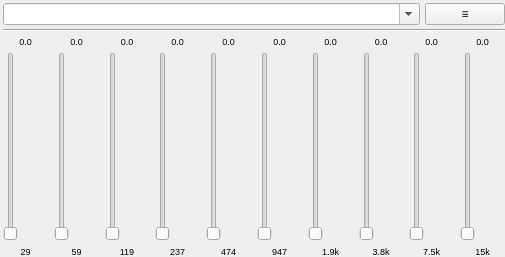
<?xml version="1.0" encoding="UTF-8"?>
<ui version="4.0">
 <class>GUI_Equalizer</class>
 <widget class="PlayerPlugin::Base" name="GUI_Equalizer">
  <property name="geometry">
   <rect>
    <x>0</x>
    <y>0</y>
    <width>505</width>
    <height>257</height>
   </rect>
  </property>
  <layout class="QGridLayout" name="gridLayout">
   <property name="leftMargin">
    <number>3</number>
   </property>
   <property name="topMargin">
    <number>3</number>
   </property>
   <property name="rightMargin">
    <number>0</number>
   </property>
   <property name="bottomMargin">
    <number>0</number>
   </property>
   <property name="verticalSpacing">
    <number>4</number>
   </property>
   <item row="2" column="6">
    <layout class="QVBoxLayout" name="verticalLayout_7">
     <property name="spacing">
      <number>5</number>
     </property>
     <item>
      <widget class="QLabel" name="label_7">
       <property name="sizePolicy">
        <sizepolicy hsizetype="MinimumExpanding" vsizetype="Preferred">
         <horstretch>0</horstretch>
         <verstretch>0</verstretch>
        </sizepolicy>
       </property>
       <property name="font">
        <font>
         <pointsize>7</pointsize>
        </font>
       </property>
       <property name="focusPolicy">
        <enum>Qt::StrongFocus</enum>
       </property>
       <property name="layoutDirection">
        <enum>Qt::LeftToRight</enum>
       </property>
       <property name="text">
        <string notr="true">0.0</string>
       </property>
       <property name="alignment">
        <set>Qt::AlignCenter</set>
       </property>
      </widget>
     </item>
     <item>
      <widget class="EqualizerSlider" name="sli_6">
       <property name="orientation">
        <enum>Qt::Vertical</enum>
       </property>
      </widget>
     </item>
     <item>
      <widget class="QLabel" name="label_17">
       <property name="sizePolicy">
        <sizepolicy hsizetype="MinimumExpanding" vsizetype="Preferred">
         <horstretch>0</horstretch>
         <verstretch>0</verstretch>
        </sizepolicy>
       </property>
       <property name="font">
        <font>
         <pointsize>7</pointsize>
        </font>
       </property>
       <property name="focusPolicy">
        <enum>Qt::StrongFocus</enum>
       </property>
       <property name="text">
        <string notr="true">1.9k</string>
       </property>
       <property name="alignment">
        <set>Qt::AlignCenter</set>
       </property>
      </widget>
     </item>
    </layout>
   </item>
   <item row="2" column="5">
    <layout class="QVBoxLayout" name="verticalLayout_6">
     <property name="spacing">
      <number>5</number>
     </property>
     <item>
      <widget class="QLabel" name="label_6">
       <property name="sizePolicy">
        <sizepolicy hsizetype="MinimumExpanding" vsizetype="Preferred">
         <horstretch>0</horstretch>
         <verstretch>0</verstretch>
        </sizepolicy>
       </property>
       <property name="font">
        <font>
         <pointsize>7</pointsize>
        </font>
       </property>
       <property name="focusPolicy">
        <enum>Qt::StrongFocus</enum>
       </property>
       <property name="layoutDirection">
        <enum>Qt::LeftToRight</enum>
       </property>
       <property name="text">
        <string notr="true">0.0</string>
       </property>
       <property name="alignment">
        <set>Qt::AlignCenter</set>
       </property>
      </widget>
     </item>
     <item>
      <widget class="EqualizerSlider" name="sli_5">
       <property name="orientation">
        <enum>Qt::Vertical</enum>
       </property>
      </widget>
     </item>
     <item>
      <widget class="QLabel" name="label_16">
       <property name="sizePolicy">
        <sizepolicy hsizetype="MinimumExpanding" vsizetype="Preferred">
         <horstretch>0</horstretch>
         <verstretch>0</verstretch>
        </sizepolicy>
       </property>
       <property name="font">
        <font>
         <pointsize>7</pointsize>
        </font>
       </property>
       <property name="focusPolicy">
        <enum>Qt::StrongFocus</enum>
       </property>
       <property name="text">
        <string notr="true">947</string>
       </property>
       <property name="alignment">
        <set>Qt::AlignCenter</set>
       </property>
      </widget>
     </item>
    </layout>
   </item>
   <item row="2" column="9">
    <layout class="QVBoxLayout" name="verticalLayout_10">
     <property name="spacing">
      <number>5</number>
     </property>
     <item>
      <widget class="QLabel" name="label_10">
       <property name="sizePolicy">
        <sizepolicy hsizetype="MinimumExpanding" vsizetype="Preferred">
         <horstretch>0</horstretch>
         <verstretch>0</verstretch>
        </sizepolicy>
       </property>
       <property name="font">
        <font>
         <pointsize>7</pointsize>
        </font>
       </property>
       <property name="focusPolicy">
        <enum>Qt::StrongFocus</enum>
       </property>
       <property name="layoutDirection">
        <enum>Qt::LeftToRight</enum>
       </property>
       <property name="text">
        <string notr="true">0.0</string>
       </property>
       <property name="alignment">
        <set>Qt::AlignCenter</set>
       </property>
      </widget>
     </item>
     <item>
      <widget class="EqualizerSlider" name="sli_9">
       <property name="layoutDirection">
        <enum>Qt::LeftToRight</enum>
       </property>
       <property name="orientation">
        <enum>Qt::Vertical</enum>
       </property>
      </widget>
     </item>
     <item>
      <widget class="QLabel" name="label_20">
       <property name="sizePolicy">
        <sizepolicy hsizetype="MinimumExpanding" vsizetype="Preferred">
         <horstretch>0</horstretch>
         <verstretch>0</verstretch>
        </sizepolicy>
       </property>
       <property name="font">
        <font>
         <pointsize>7</pointsize>
        </font>
       </property>
       <property name="focusPolicy">
        <enum>Qt::StrongFocus</enum>
       </property>
       <property name="text">
        <string notr="true">15k</string>
       </property>
       <property name="alignment">
        <set>Qt::AlignCenter</set>
       </property>
      </widget>
     </item>
    </layout>
   </item>
   <item row="2" column="3">
    <layout class="QVBoxLayout" name="verticalLayout_4">
     <property name="spacing">
      <number>5</number>
     </property>
     <item>
      <widget class="QLabel" name="label_4">
       <property name="sizePolicy">
        <sizepolicy hsizetype="MinimumExpanding" vsizetype="Preferred">
         <horstretch>0</horstretch>
         <verstretch>0</verstretch>
        </sizepolicy>
       </property>
       <property name="font">
        <font>
         <pointsize>7</pointsize>
        </font>
       </property>
       <property name="focusPolicy">
        <enum>Qt::StrongFocus</enum>
       </property>
       <property name="layoutDirection">
        <enum>Qt::LeftToRight</enum>
       </property>
       <property name="text">
        <string notr="true">0.0</string>
       </property>
       <property name="alignment">
        <set>Qt::AlignCenter</set>
       </property>
      </widget>
     </item>
     <item>
      <widget class="EqualizerSlider" name="sli_3">
       <property name="orientation">
        <enum>Qt::Vertical</enum>
       </property>
      </widget>
     </item>
     <item>
      <widget class="QLabel" name="label_14">
       <property name="sizePolicy">
        <sizepolicy hsizetype="MinimumExpanding" vsizetype="Preferred">
         <horstretch>0</horstretch>
         <verstretch>0</verstretch>
        </sizepolicy>
       </property>
       <property name="font">
        <font>
         <pointsize>7</pointsize>
        </font>
       </property>
       <property name="focusPolicy">
        <enum>Qt::StrongFocus</enum>
       </property>
       <property name="text">
        <string notr="true">237</string>
       </property>
       <property name="alignment">
        <set>Qt::AlignCenter</set>
       </property>
      </widget>
     </item>
    </layout>
   </item>
   <item row="0" column="0" colspan="10">
    <layout class="QHBoxLayout" name="horizontalLayout">
     <property name="spacing">
      <number>5</number>
     </property>
     <item>
      <widget class="Gui::ComboBox" name="combo_presets">
       <property name="sizePolicy">
        <sizepolicy hsizetype="MinimumExpanding" vsizetype="Fixed">
         <horstretch>0</horstretch>
         <verstretch>0</verstretch>
        </sizepolicy>
       </property>
       <property name="focusPolicy">
        <enum>Qt::ClickFocus</enum>
       </property>
       <property name="editable">
        <bool>true</bool>
       </property>
      </widget>
     </item>
     <item>
      <widget class="MenuToolButton" name="btn_tool">
       <property name="sizePolicy">
        <sizepolicy hsizetype="Preferred" vsizetype="Preferred">
         <horstretch>0</horstretch>
         <verstretch>0</verstretch>
        </sizepolicy>
       </property>
       <property name="text">
        <string notr="true">≡</string>
       </property>
      </widget>
     </item>
    </layout>
   </item>
   <item row="2" column="7">
    <layout class="QVBoxLayout" name="verticalLayout_8">
     <property name="spacing">
      <number>5</number>
     </property>
     <item>
      <widget class="QLabel" name="label_8">
       <property name="sizePolicy">
        <sizepolicy hsizetype="MinimumExpanding" vsizetype="Preferred">
         <horstretch>0</horstretch>
         <verstretch>0</verstretch>
        </sizepolicy>
       </property>
       <property name="font">
        <font>
         <pointsize>7</pointsize>
        </font>
       </property>
       <property name="focusPolicy">
        <enum>Qt::StrongFocus</enum>
       </property>
       <property name="layoutDirection">
        <enum>Qt::LeftToRight</enum>
       </property>
       <property name="text">
        <string notr="true">0.0</string>
       </property>
       <property name="alignment">
        <set>Qt::AlignCenter</set>
       </property>
      </widget>
     </item>
     <item>
      <widget class="EqualizerSlider" name="sli_7">
       <property name="orientation">
        <enum>Qt::Vertical</enum>
       </property>
      </widget>
     </item>
     <item>
      <widget class="QLabel" name="label_18">
       <property name="sizePolicy">
        <sizepolicy hsizetype="MinimumExpanding" vsizetype="Preferred">
         <horstretch>0</horstretch>
         <verstretch>0</verstretch>
        </sizepolicy>
       </property>
       <property name="font">
        <font>
         <pointsize>7</pointsize>
        </font>
       </property>
       <property name="focusPolicy">
        <enum>Qt::StrongFocus</enum>
       </property>
       <property name="text">
        <string notr="true">3.8k</string>
       </property>
       <property name="alignment">
        <set>Qt::AlignCenter</set>
       </property>
      </widget>
     </item>
    </layout>
   </item>
   <item row="2" column="1">
    <layout class="QVBoxLayout" name="verticalLayout_2">
     <property name="spacing">
      <number>5</number>
     </property>
     <item>
      <widget class="QLabel" name="label_2">
       <property name="sizePolicy">
        <sizepolicy hsizetype="MinimumExpanding" vsizetype="Preferred">
         <horstretch>0</horstretch>
         <verstretch>0</verstretch>
        </sizepolicy>
       </property>
       <property name="font">
        <font>
         <pointsize>7</pointsize>
        </font>
       </property>
       <property name="focusPolicy">
        <enum>Qt::StrongFocus</enum>
       </property>
       <property name="layoutDirection">
        <enum>Qt::LeftToRight</enum>
       </property>
       <property name="text">
        <string notr="true">0.0</string>
       </property>
       <property name="alignment">
        <set>Qt::AlignCenter</set>
       </property>
      </widget>
     </item>
     <item>
      <widget class="EqualizerSlider" name="sli_1">
       <property name="pageStep">
        <number>1</number>
       </property>
       <property name="orientation">
        <enum>Qt::Vertical</enum>
       </property>
      </widget>
     </item>
     <item>
      <widget class="QLabel" name="label_12">
       <property name="sizePolicy">
        <sizepolicy hsizetype="MinimumExpanding" vsizetype="Preferred">
         <horstretch>0</horstretch>
         <verstretch>0</verstretch>
        </sizepolicy>
       </property>
       <property name="font">
        <font>
         <pointsize>7</pointsize>
        </font>
       </property>
       <property name="focusPolicy">
        <enum>Qt::StrongFocus</enum>
       </property>
       <property name="text">
        <string notr="true">59</string>
       </property>
       <property name="alignment">
        <set>Qt::AlignCenter</set>
       </property>
      </widget>
     </item>
    </layout>
   </item>
   <item row="1" column="0" colspan="10">
    <widget class="Line" name="line_2">
     <property name="orientation">
      <enum>Qt::Horizontal</enum>
     </property>
    </widget>
   </item>
   <item row="2" column="4">
    <layout class="QVBoxLayout" name="verticalLayout_5">
     <property name="spacing">
      <number>5</number>
     </property>
     <item>
      <widget class="QLabel" name="label_5">
       <property name="sizePolicy">
        <sizepolicy hsizetype="MinimumExpanding" vsizetype="Preferred">
         <horstretch>0</horstretch>
         <verstretch>0</verstretch>
        </sizepolicy>
       </property>
       <property name="font">
        <font>
         <pointsize>7</pointsize>
        </font>
       </property>
       <property name="focusPolicy">
        <enum>Qt::StrongFocus</enum>
       </property>
       <property name="layoutDirection">
        <enum>Qt::LeftToRight</enum>
       </property>
       <property name="text">
        <string notr="true">0.0</string>
       </property>
       <property name="alignment">
        <set>Qt::AlignCenter</set>
       </property>
      </widget>
     </item>
     <item>
      <widget class="EqualizerSlider" name="sli_4">
       <property name="orientation">
        <enum>Qt::Vertical</enum>
       </property>
      </widget>
     </item>
     <item>
      <widget class="QLabel" name="label_15">
       <property name="sizePolicy">
        <sizepolicy hsizetype="MinimumExpanding" vsizetype="Preferred">
         <horstretch>0</horstretch>
         <verstretch>0</verstretch>
        </sizepolicy>
       </property>
       <property name="font">
        <font>
         <pointsize>7</pointsize>
        </font>
       </property>
       <property name="focusPolicy">
        <enum>Qt::StrongFocus</enum>
       </property>
       <property name="text">
        <string notr="true">474</string>
       </property>
       <property name="alignment">
        <set>Qt::AlignCenter</set>
       </property>
      </widget>
     </item>
    </layout>
   </item>
   <item row="2" column="0">
    <layout class="QVBoxLayout" name="verticalLayout">
     <property name="spacing">
      <number>5</number>
     </property>
     <item>
      <widget class="QLabel" name="label">
       <property name="sizePolicy">
        <sizepolicy hsizetype="MinimumExpanding" vsizetype="Preferred">
         <horstretch>0</horstretch>
         <verstretch>0</verstretch>
        </sizepolicy>
       </property>
       <property name="font">
        <font>
         <pointsize>7</pointsize>
        </font>
       </property>
       <property name="focusPolicy">
        <enum>Qt::StrongFocus</enum>
       </property>
       <property name="layoutDirection">
        <enum>Qt::LeftToRight</enum>
       </property>
       <property name="text">
        <string notr="true">0.0</string>
       </property>
       <property name="alignment">
        <set>Qt::AlignCenter</set>
       </property>
      </widget>
     </item>
     <item>
      <widget class="EqualizerSlider" name="sli_0">
       <property name="orientation">
        <enum>Qt::Vertical</enum>
       </property>
      </widget>
     </item>
     <item>
      <widget class="QLabel" name="label_11">
       <property name="sizePolicy">
        <sizepolicy hsizetype="MinimumExpanding" vsizetype="Preferred">
         <horstretch>0</horstretch>
         <verstretch>0</verstretch>
        </sizepolicy>
       </property>
       <property name="font">
        <font>
         <pointsize>7</pointsize>
        </font>
       </property>
       <property name="focusPolicy">
        <enum>Qt::StrongFocus</enum>
       </property>
       <property name="text">
        <string notr="true">29</string>
       </property>
       <property name="alignment">
        <set>Qt::AlignCenter</set>
       </property>
      </widget>
     </item>
    </layout>
   </item>
   <item row="2" column="8">
    <layout class="QVBoxLayout" name="verticalLayout_9">
     <property name="spacing">
      <number>5</number>
     </property>
     <item>
      <widget class="QLabel" name="label_9">
       <property name="sizePolicy">
        <sizepolicy hsizetype="MinimumExpanding" vsizetype="Preferred">
         <horstretch>0</horstretch>
         <verstretch>0</verstretch>
        </sizepolicy>
       </property>
       <property name="font">
        <font>
         <pointsize>7</pointsize>
        </font>
       </property>
       <property name="focusPolicy">
        <enum>Qt::StrongFocus</enum>
       </property>
       <property name="layoutDirection">
        <enum>Qt::LeftToRight</enum>
       </property>
       <property name="text">
        <string notr="true">0.0</string>
       </property>
       <property name="alignment">
        <set>Qt::AlignCenter</set>
       </property>
      </widget>
     </item>
     <item>
      <widget class="EqualizerSlider" name="sli_8">
       <property name="orientation">
        <enum>Qt::Vertical</enum>
       </property>
      </widget>
     </item>
     <item>
      <widget class="QLabel" name="label_19">
       <property name="sizePolicy">
        <sizepolicy hsizetype="MinimumExpanding" vsizetype="Preferred">
         <horstretch>0</horstretch>
         <verstretch>0</verstretch>
        </sizepolicy>
       </property>
       <property name="font">
        <font>
         <pointsize>7</pointsize>
        </font>
       </property>
       <property name="focusPolicy">
        <enum>Qt::StrongFocus</enum>
       </property>
       <property name="text">
        <string notr="true">7.5k</string>
       </property>
       <property name="alignment">
        <set>Qt::AlignCenter</set>
       </property>
      </widget>
     </item>
    </layout>
   </item>
   <item row="2" column="2">
    <layout class="QVBoxLayout" name="verticalLayout_3">
     <property name="spacing">
      <number>5</number>
     </property>
     <item>
      <widget class="QLabel" name="label_3">
       <property name="sizePolicy">
        <sizepolicy hsizetype="MinimumExpanding" vsizetype="Preferred">
         <horstretch>0</horstretch>
         <verstretch>0</verstretch>
        </sizepolicy>
       </property>
       <property name="font">
        <font>
         <pointsize>7</pointsize>
        </font>
       </property>
       <property name="focusPolicy">
        <enum>Qt::StrongFocus</enum>
       </property>
       <property name="layoutDirection">
        <enum>Qt::LeftToRight</enum>
       </property>
       <property name="text">
        <string notr="true">0.0</string>
       </property>
       <property name="alignment">
        <set>Qt::AlignCenter</set>
       </property>
      </widget>
     </item>
     <item>
      <widget class="EqualizerSlider" name="sli_2">
       <property name="orientation">
        <enum>Qt::Vertical</enum>
       </property>
      </widget>
     </item>
     <item>
      <widget class="QLabel" name="label_13">
       <property name="sizePolicy">
        <sizepolicy hsizetype="MinimumExpanding" vsizetype="Preferred">
         <horstretch>0</horstretch>
         <verstretch>0</verstretch>
        </sizepolicy>
       </property>
       <property name="font">
        <font>
         <pointsize>7</pointsize>
        </font>
       </property>
       <property name="focusPolicy">
        <enum>Qt::StrongFocus</enum>
       </property>
       <property name="text">
        <string notr="true">119</string>
       </property>
       <property name="alignment">
        <set>Qt::AlignCenter</set>
       </property>
      </widget>
     </item>
    </layout>
   </item>
  </layout>
 </widget>
 <customwidgets>
  <customwidget>
   <class>Gui::ComboBox</class>
   <extends>QComboBox</extends>
   <header>GUI/Utils/Widgets/ComboBox.h</header>
  </customwidget>
  <customwidget>
   <class>MenuToolButton</class>
   <extends>QPushButton</extends>
   <header location="global">GUI/Utils/MenuTool/MenuTool.h</header>
  </customwidget>
  <customwidget>
   <class>PlayerPlugin::Base</class>
   <extends>QWidget</extends>
   <header>Interfaces/PlayerPlugin/PlayerPluginBase.h</header>
   <container>1</container>
  </customwidget>
  <customwidget>
   <class>EqualizerSlider</class>
   <extends>QSlider</extends>
   <header>GUI/Plugins/Engine/EqualizerSlider.h</header>
  </customwidget>
 </customwidgets>
 <tabstops>
  <tabstop>sli_0</tabstop>
  <tabstop>sli_1</tabstop>
  <tabstop>sli_2</tabstop>
  <tabstop>sli_3</tabstop>
  <tabstop>sli_4</tabstop>
  <tabstop>sli_5</tabstop>
  <tabstop>sli_6</tabstop>
  <tabstop>sli_7</tabstop>
  <tabstop>sli_8</tabstop>
  <tabstop>sli_9</tabstop>
  <tabstop>label_10</tabstop>
  <tabstop>label_18</tabstop>
  <tabstop>label_20</tabstop>
  <tabstop>label_6</tabstop>
  <tabstop>label_14</tabstop>
  <tabstop>label_16</tabstop>
  <tabstop>label_7</tabstop>
  <tabstop>label</tabstop>
  <tabstop>label_17</tabstop>
  <tabstop>label_2</tabstop>
  <tabstop>label_3</tabstop>
  <tabstop>label_12</tabstop>
  <tabstop>label_5</tabstop>
  <tabstop>label_4</tabstop>
  <tabstop>label_15</tabstop>
  <tabstop>label_9</tabstop>
  <tabstop>label_19</tabstop>
  <tabstop>label_13</tabstop>
  <tabstop>label_11</tabstop>
  <tabstop>label_8</tabstop>
 </tabstops>
 <resources/>
 <connections/>
</ui>
